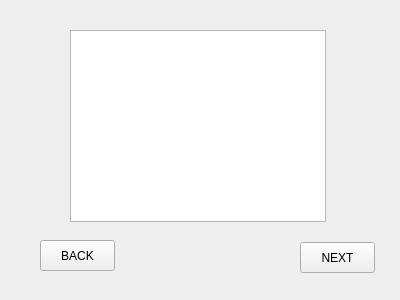
<?xml version="1.0" encoding="UTF-8"?>
<ui version="4.0">
 <class>SecondWidget</class>
 <widget class="QWidget" name="SecondWidget">
  <property name="geometry">
   <rect>
    <x>0</x>
    <y>0</y>
    <width>400</width>
    <height>300</height>
   </rect>
  </property>
  <property name="windowTitle">
   <string>Form</string>
  </property>
  <widget class="QPushButton" name="nextPushButton">
   <property name="geometry">
    <rect>
     <x>300</x>
     <y>242</y>
     <width>75</width>
     <height>31</height>
    </rect>
   </property>
   <property name="text">
    <string>NEXT</string>
   </property>
  </widget>
  <widget class="QPushButton" name="backPushButton">
   <property name="geometry">
    <rect>
     <x>40</x>
     <y>240</y>
     <width>75</width>
     <height>31</height>
    </rect>
   </property>
   <property name="text">
    <string>BACK</string>
   </property>
  </widget>
  <widget class="QGraphicsView" name="graphicsView">
   <property name="geometry">
    <rect>
     <x>70</x>
     <y>30</y>
     <width>256</width>
     <height>192</height>
    </rect>
   </property>
  </widget>
 </widget>
 <resources/>
 <connections/>
</ui>
